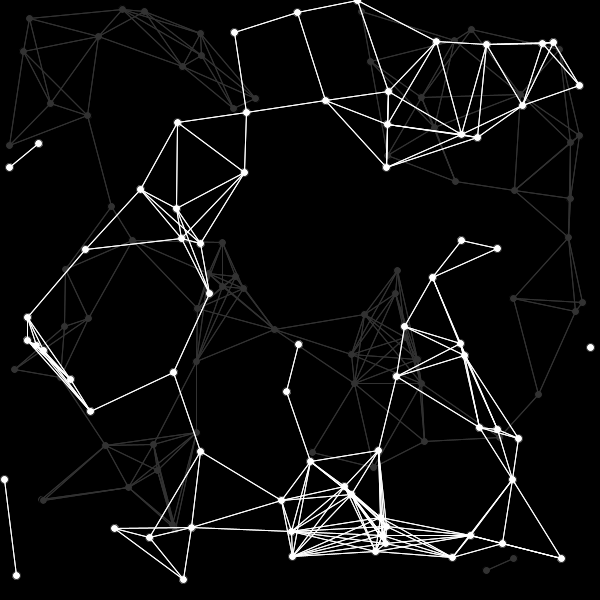
Frame 1 (no input)
Frame 60 (the mouse pressed at the canvas centre just before this capture): identical to frame 1, image omitted
Frame 120 (the mouse held since frame 60 and released just before this capture): identical to frame 1, image omitted

The Processing sketch that drew this single still picture (run headless with seeded random() and noise(); from frame 60 on, the mouse is pressed at the canvas centre):

// Processing sketch: network_layer
// ── network_layer.pde
class dot{
  float x;
  float y;
  
  public dot(float a, float b){
    x = a;
    y = b;
  }
}

dot dots[];

void setup(){
 size(600, 600);
  background(0);
  
  drawMap(70, 100, 50);
  drawMap(70, 100, 255);
 
}

void drawMap(int num, int dis, int col){
  dots = new dot[num];
  for(int i=0;i<num;i++){
    float r1 = random(600);
    float r2 = random(600);
    dots[i] = new dot(r1, r2);
    fill(col);
    ellipse(r1, r2, 8, 8);
  }
  
  for(int i=0;i<num;i++){
    
    for(int j=0;j<num;j++){
      if(dis(dots[i], dots[j]) <= dis){
        drawLine(dots[i], dots[j], col);
      }
      
    }
  }
}

void drawLine(dot d1, dot d2, int col){
  stroke(col);
  line(d1.x, d1.y, d2.x, d2.y);
}

float dis(dot d1, dot d2){
  float deltaX = d1.x - d2.x;
  float deltaY = d1.y - d2.y;
  return (float)Math.sqrt(Math.pow(deltaX, 2) + Math.pow(deltaY, 2));
}

void draw(){
  
}
